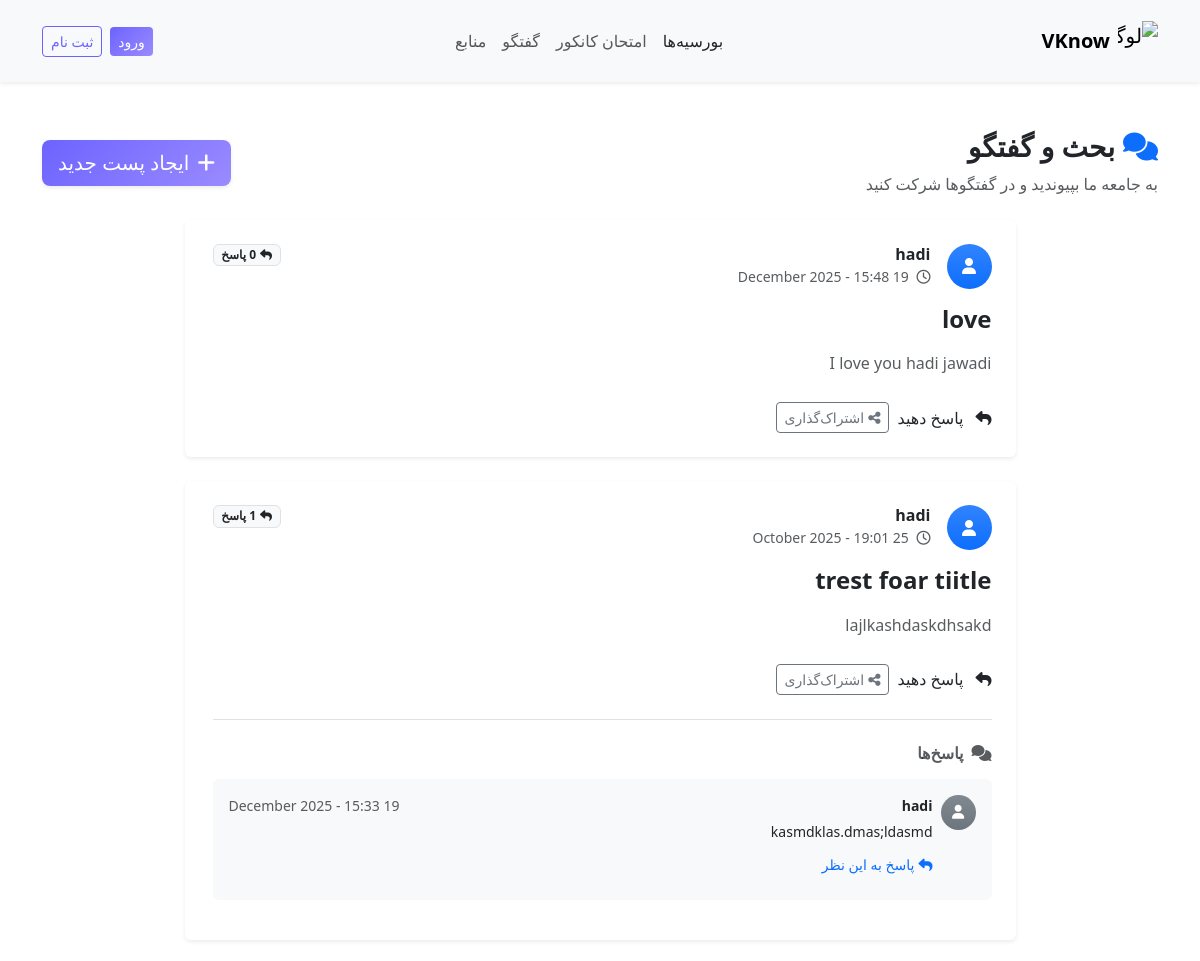
Page /discussion/ (upper part) on the earlier database version.
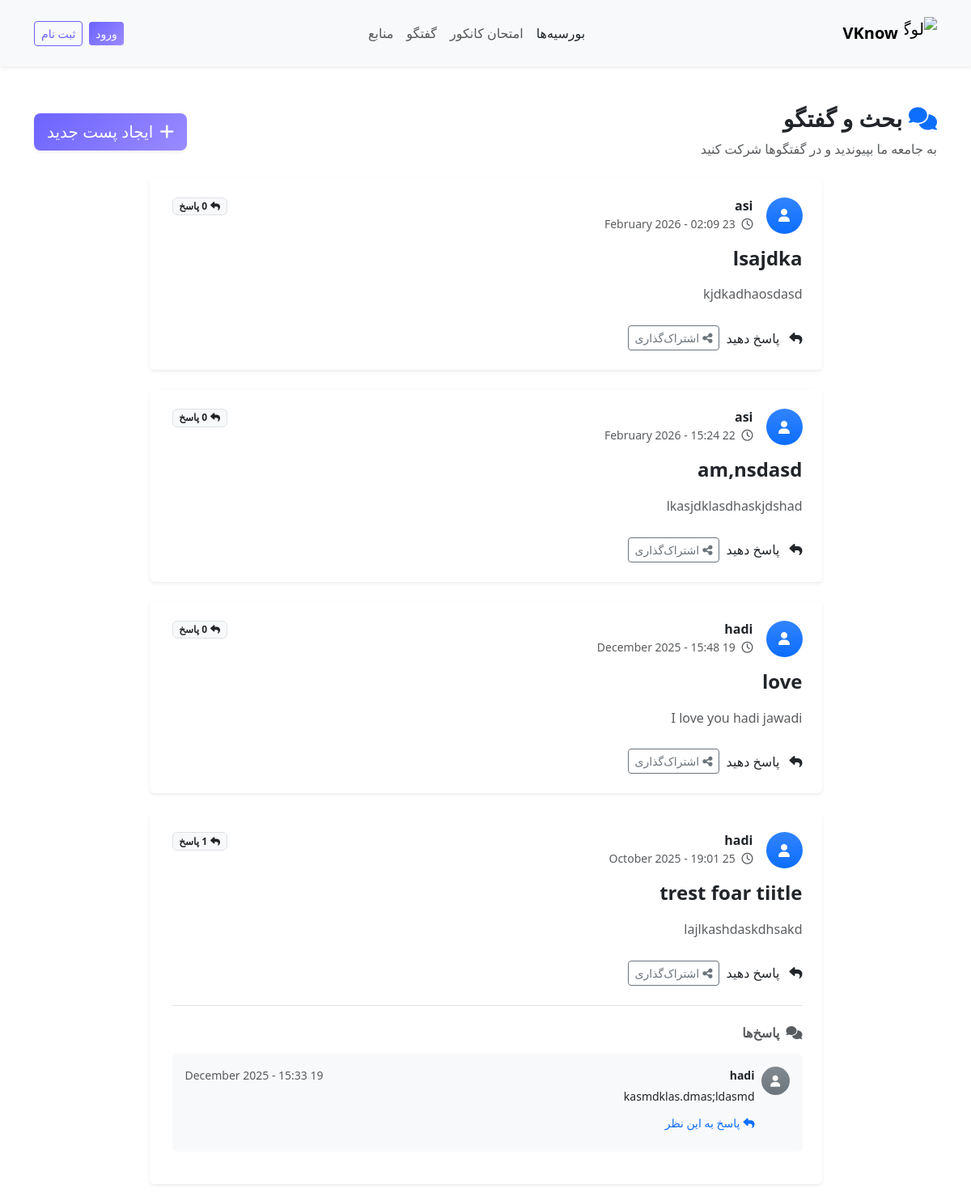
Same page on the later database version.
### discussion_app/models.py (models this page shows, shortened)
class DiscussionPost(models.Model):
    user = models.ForeignKey(User, on_delete=models.CASCADE, verbose_name="کاربر")
    title = models.CharField(max_length=255, verbose_name="عنوان")
    content = models.TextField(verbose_name="متن پیام")
    created_at = models.DateTimeField(auto_now_add=True, verbose_name="تاریخ ایجاد")
    updated_at = models.DateTimeField(auto_now=True, verbose_name="آخرین ویرایش")

class DiscussionReply(models.Model):
    post = models.ForeignKey(DiscussionPost, on_delete=models.CASCADE, related_name="replies", verbose_name="پست اصلی")
    user = models.ForeignKey(User, on_delete=models.CASCADE, verbose_name="کاربر")
    content = models.TextField(verbose_name="متن پاسخ")
    parent = models.ForeignKey("self", null=True, blank=True, on_delete=models.CASCADE, related_name="child_replies", verbose_name="پاسخ به")
    created_at = models.DateTimeField(auto_now_add=True, verbose_name="تاریخ ایجاد")
    updated_at = models.DateTimeField(auto_now=True, verbose_name="آخرین ویرایش")

### discussion_app/views.py (the view)
# urls.py: path("", views.discussion_list, name="list"),
def discussion_list(request):
    posts = DiscussionPost.objects.all().order_by('-created_at')
    return render(request, "discussion_app/pages/discussion_list.html", {"posts": posts})

### discussion_app/templates/discussion_app/pages/discussion_list.html (shortened to what the changed rows need)
{% include 'includes/header.html' %}
{% block content %}
<div class="container my-4 my-md-5">
    <div class="row">
        <div class="col-12 col-lg-10 col-xl-9 mx-auto">
            {% for post in posts %}
            <article class="card border-0 shadow-sm mb-4 post-card">
                <div class="card-body p-4">
                    <div class="d-flex align-items-start justify-content-between mb-3">
                        <div class="d-flex align-items-center flex-grow-1">
                            <div class="bg-primary bg-gradient rounded-circle d-flex align-items-center justify-content-center me-3" style="width: 45px; height: 45px;">
                                <i class="fas fa-user text-white"></i>
                            </div>
                            <div>
                                <h6 class="mb-0 fw-semibold text-dark">{{ post.user.username }}</h6>
                                <small class="text-muted">
                                    <i class="far fa-clock me-1"></i>
                                    {{ post.created_at|date:"d F Y - H:i" }}
                                </small>
                            </div>
                        </div>
                        <span class="badge bg-light text-dark border">
                            <i class="fas fa-reply me-1"></i>{{ post.replies.count }} پاسخ
                        </span>
                    </div>
                    <h4 class="card-title fw-bold text-dark mb-3">
                        <a href="#" class="text-decoration-none text-dark">{{ post.title }}</a>
                    </h4>
                    <p class="card-text text-muted mb-4" style="line-height: 1.8;">
                        {{ post.content|truncatewords:50 }}
                    </p>
                    <div class="d-flex flex-wrap gap-2 align-items-center">
                            <i class="fas fa-reply me-1"></i>پاسخ دهید
                        <button class="btn btn-outline-secondary btn-sm share-btn" data-post-id="{{ post.id }}">
                            <i class="fas fa-share-alt me-1"></i>اشتراک‌گذاری
                        </button>
                    </div>
                    {% if post.replies.all %}
                    <div class="mt-4 pt-4 border-top">
                        <h6 class="fw-semibold mb-3 text-muted">
                            <i class="fas fa-comments me-2"></i>پاسخ‌ها
                        </h6>
                        {% for reply in post.replies.all %}
                        <div class="card border-0 bg-light mb-3 reply-card">
                            <div class="card-body p-3">
                                <div class="d-flex align-items-start mb-2">
                                    <div class="bg-secondary bg-gradient rounded-circle d-flex align-items-center justify-content-center me-2" style="width: 35px; height: 35px;">
                                        <i class="fas fa-user text-white small"></i>
                                    </div>
                                    <div class="flex-grow-1">
                                        <div class="d-flex justify-content-between align-items-center mb-1">
                                            <span class="fw-semibold small">{{ reply.user.username }}</span>
                                            <small class="text-muted">{{ reply.created_at|date:"d F Y - H:i" }}</small>
                                        </div>
                                        <p class="mb-2 small" style="line-height: 1.7;">{{ reply.content }}</p>
                                        <a href="{% url 'discussion_app:reply_to_reply' post.id reply.id %}" class="text-decoration-none small text-primary">
                                            <i class="fas fa-reply me-1"></i>پاسخ به این نظر
                                        </a>
                                    </div>
                                </div>
                            </div>
                        </div>
                        {% endfor %}
                    </div>
                    {% endif %}
                </div>
            </article>
            {% endfor %}
        </div>
    </div>
</div>
{% endblock %}

Differences in the rows shown:
added DiscussionPost: user.username "asi", created_at "23 February 2026 - 02:09", replies.count "0", title "lsajdka", content "kjdkadhaosdasd"
added DiscussionPost: user.username "asi", created_at "22 February 2026 - 15:24", replies.count "0", title "am,nsdasd", content "lkasjdklasdhaskjdshad"
